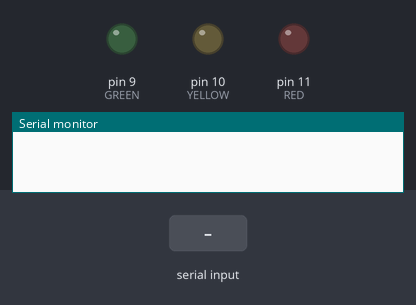
A sketch run on a simulated Arduino Uno, built with avr-gcc and run on an emulated ATmega328P. Shown: output pins drawn as LEDs (lit = HIGH), the last lines printed to the serial monitor. The inputs (shaded band) are chosen by the test bench.

Above: at 1.2 s.
1.3 s: "90,45,200\n" received over Serial
At 2.2 s:
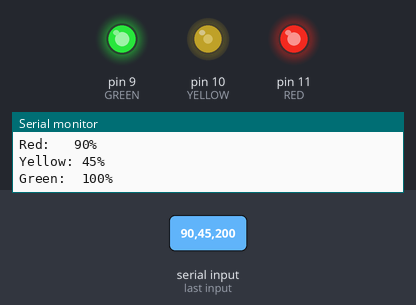
2.8 s: "30,150,10\n" received over Serial
At 3.3 s:
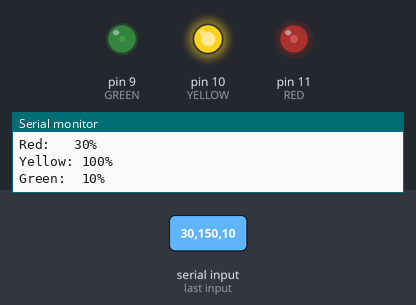
4.3 s: "90,45\n" received over Serial
At 4.6 s:
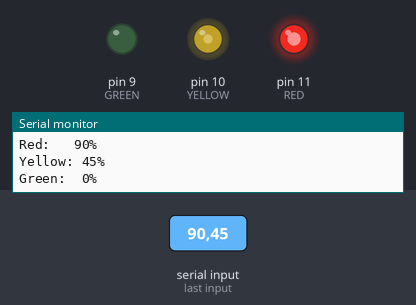
5.8 s: "5\n" received over Serial
At 7.0 s:
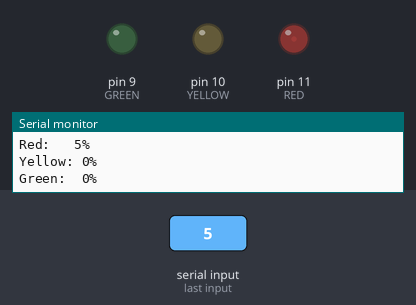
7.3 s: "200\n" received over Serial
At 8.4 s:
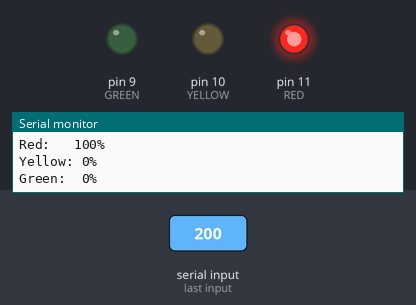
8.8 s: "1,90\n" received over Serial
At 9.2 s:
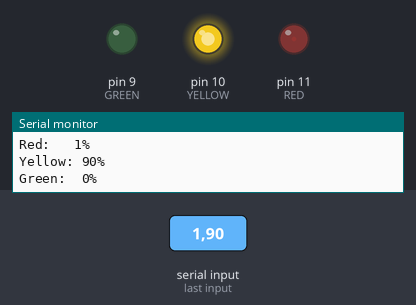
Timing chart, 0 to 11.3 s (numbered marks = the images above; inputs shaded):
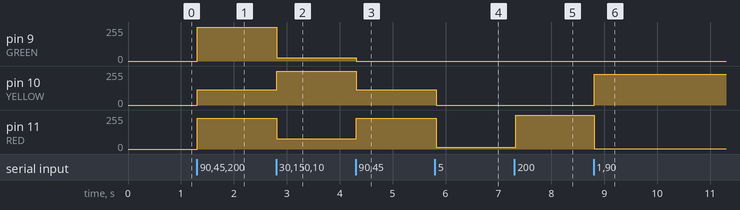

Measured:
- after the input at 1.3 s, pin 9 (GREEN): 0/255 → 255/255 at once; pin 10 (YELLOW): 0/255 → 114/255 at once; pin 11 (RED): 0/255 → 229/255 at once
- after the input at 2.8 s, pin 9 (GREEN): 255/255 → 25/255 at once; pin 10 (YELLOW): 114/255 → 255/255 at once; pin 11 (RED): 229/255 → 76/255 at once
- after the input at 4.3 s, pin 9 (GREEN): 25/255 → 0/255 at once; pin 10 (YELLOW): 255/255 → 114/255 at once; pin 11 (RED): 76/255 → 229/255 at once
- after the input at 5.8 s, pin 10 (YELLOW): 114/255 → 0/255 at once; pin 11 (RED): 229/255 → 12/255 at once
- after the input at 7.3 s, pin 11 (RED): 12/255 → 255/255 at once
- after the input at 8.8 s, pin 10 (YELLOW): 0/255 → 229/255 at once; pin 11 (RED): 255/255 → 2/255 at once

The sketch:

7-5-rgb_lec_control_via_serial_list_control.ino
```cpp
//Sending Multiple Variables at Once
//Send Data in this format: <0-100>,<0-100>,<0,100)>\n
//Where the three numbers represent percentage brightness of R, G, B.

//Define LED Pins
const int RED = 11;
const int YELLOW = 10;
const int GREEN = 9;

void setup() {
  Serial.begin(9600);     //Serial Port at 9600 baud
  Serial.setTimeout(10);  //Serial timeout to wait for for int

  //Set pins as outputs
  pinMode(RED, OUTPUT);
  pinMode(YELLOW, OUTPUT);
  pinMode(GREEN, OUTPUT);

  //Turn off the LED
  //It is common-anode, so setting the cathode pins to HIGH turns the LED off
  // digitalWrite(RED, HIGH);
  // digitalWrite(YELLOW, HIGH);
  // digitalWrite(GREEN, HIGH);
}

void loop() {
  //Read data when it's available in the buffer
  if (Serial.available() > 0) {
    //Expect to receive 3 integers over serial
    //parseInt will "block" until a valid integer is received
    //parseInt knows the full integer was received once a non-digit (comma or newline) is seen
    //parseInt only removes invalid characters before the found int, not after
    int val1 = Serial.parseInt();
    int val2 = Serial.parseInt();
    int val3 = Serial.parseInt();

    //Throw out anything that remains in the buffer after integers are read
    while (Serial.available()) {
      Serial.read();
    }

    //Constrain the received values to be only from 0 to 100%
    int val1c = constrain(val1, 0, 100);
    int val2c = constrain(val2, 0, 100);
    int val3c = constrain(val3, 0, 100);

    //Map the values from percentages to analog values
    int rval = map(val1c, 0, 100, 0, 255);  //first valid integer
    int yval = map(val2c, 0, 100, 0, 255);  //second valid integer
    int gval = map(val3c, 0, 100, 0, 255);  //third valid integer

    // set LED brightness
    analogWrite(RED, rval);
    analogWrite(YELLOW, yval);
    analogWrite(GREEN, gval);

    // Report Values that were used to set the LED
    Serial.println("Red:   " + String(val1c) + "%");
    Serial.println("Yellow: " + String(val2c) + "%");
    Serial.println("Green:  " + String(val3c) + "%\n");
  }
}
```
